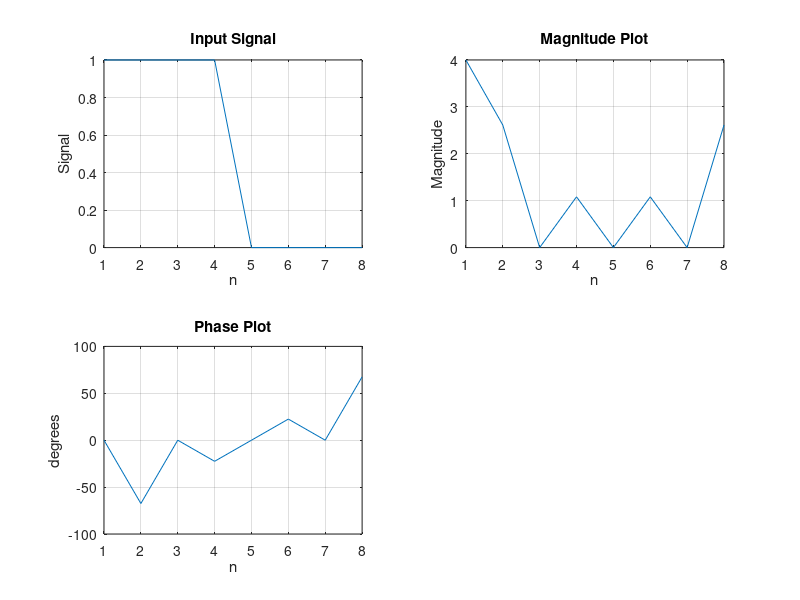

This figure's MATLAB source:
x=[1,1,1,1,zeros(1,4)];
n=8;
X=fft(x,n);
magx=abs(X);
phase=angle(X)*180/pi;

subplot(2,2,1),plot(x);
grid;
xlabel('n'),ylabel('Signal');
title('Input Signal');

subplot(2,2,2),plot(magx);
grid;
xlabel('n'),ylabel('Magnitude');
title('Magnitude Plot');

subplot(2,2,3),plot(phase);
grid;
xlabel('n'),ylabel('degrees');
title('Phase Plot');
